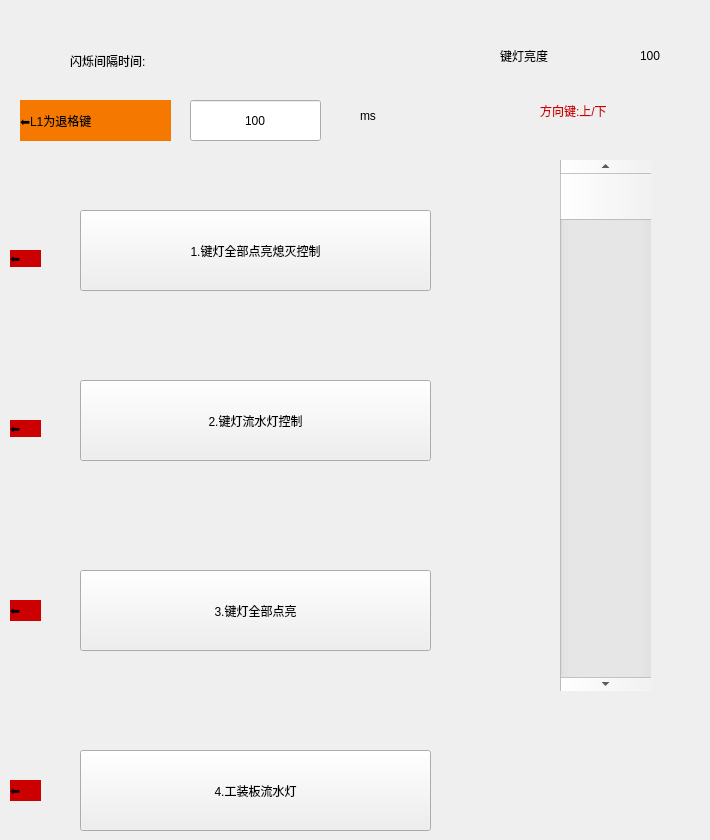
   <widget class="QWidget" name="page_6">
    <widget class="QLabel" name="label_44">
     <property name="geometry">
      <rect>
       <x>540</x>
       <y>90</y>
       <width>121</width>
       <height>41</height>
      </rect>
     </property>
     <property name="focusPolicy">
      <enum>Qt::NoFocus</enum>
     </property>
     <property name="styleSheet">
      <string notr="true">font: 15pt &quot;Ubuntu&quot;;
color: rgb(204, 0, 0);</string>
     </property>
     <property name="text">
      <string>方向键:上/下</string>
     </property>
    </widget>
    <widget class="QLabel" name="label_light_value_2">
     <property name="geometry">
      <rect>
       <x>640</x>
       <y>40</y>
       <width>61</width>
       <height>31</height>
      </rect>
     </property>
     <property name="styleSheet">
      <string notr="true">font: 20pt &quot;Ubuntu&quot;;</string>
     </property>
     <property name="text">
      <string>100</string>
     </property>
    </widget>
    <widget class="QLabel" name="label_45">
     <property name="geometry">
      <rect>
       <x>500</x>
       <y>30</y>
       <width>131</width>
       <height>51</height>
      </rect>
     </property>
     <property name="styleSheet">
      <string notr="true">font: 20pt &quot;Ubuntu&quot;;</string>
     </property>
     <property name="text">
      <string>键灯亮度</string>
     </property>
    </widget>
    <widget class="QPushButton" name="pushButton_6">
     <property name="geometry">
      <rect>
       <x>80</x>
       <y>210</y>
       <width>351</width>
       <height>81</height>
      </rect>
     </property>
     <property name="focusPolicy">
      <enum>Qt::NoFocus</enum>
     </property>
     <property name="styleSheet">
      <string notr="true">font: 20pt &quot;Ubuntu&quot;;</string>
     </property>
     <property name="text">
      <string>1.键灯全部点亮熄灭控制</string>
     </property>
    </widget>
    <widget class="QPushButton" name="pushButton_7">
     <property name="geometry">
      <rect>
       <x>80</x>
       <y>380</y>
       <width>351</width>
       <height>81</height>
      </rect>
     </property>
     <property name="focusPolicy">
      <enum>Qt::NoFocus</enum>
     </property>
     <property name="styleSheet">
      <string notr="true">font: 20pt &quot;Ubuntu&quot;;</string>
     </property>
     <property name="text">
      <string>2.键灯流水灯控制</string>
     </property>
    </widget>
    <widget class="QLabel" name="label_50">
     <property name="geometry">
      <rect>
       <x>70</x>
       <y>40</y>
       <width>201</width>
       <height>41</height>
      </rect>
     </property>
     <property name="styleSheet">
      <string notr="true">font: 20pt &quot;Ubuntu&quot;;</string>
     </property>
     <property name="text">
      <string>闪烁间隔时间:</string>
     </property>
    </widget>
    <widget class="QLineEdit" name="lineEdit_interval">
     <property name="geometry">
      <rect>
       <x>190</x>
       <y>100</y>
       <width>131</width>
       <height>41</height>
      </rect>
     </property>
     <property name="styleSheet">
      <string notr="true">font: 20pt &quot;Ubuntu&quot;;</string>
     </property>
     <property name="inputMethodHints">
      <set>Qt::ImhDigitsOnly</set>
     </property>
     <property name="text">
      <string>100</string>
     </property>
     <property name="maxLength">
      <number>10</number>
     </property>
     <property name="alignment">
      <set>Qt::AlignCenter</set>
     </property>
    </widget>
    <widget class="QLabel" name="label_51">
     <property name="geometry">
      <rect>
       <x>360</x>
       <y>100</y>
       <width>67</width>
       <height>31</height>
      </rect>
     </property>
     <property name="styleSheet">
      <string notr="true">font: 20pt &quot;Ubuntu&quot;;</string>
     </property>
     <property name="text">
      <string>ms</string>
     </property>
    </widget>
    <widget class="QPushButton" name="pushButton">
     <property name="geometry">
      <rect>
       <x>80</x>
       <y>570</y>
       <width>351</width>
       <height>81</height>
      </rect>
     </property>
     <property name="focusPolicy">
      <enum>Qt::NoFocus</enum>
     </property>
     <property name="styleSheet">
      <string notr="true">font: 20pt &quot;Ubuntu&quot;;</string>
     </property>
     <property name="text">
      <string>3.键灯全部点亮</string>
     </property>
    </widget>
    <widget class="QLabel" name="label_24">
     <property name="geometry">
      <rect>
       <x>20</x>
       <y>100</y>
       <width>151</width>
       <height>41</height>
      </rect>
     </property>
     <property name="styleSheet">
      <string notr="true">font: 57 16pt &quot;Ubuntu&quot;;
background-color: rgb(245, 121, 0);</string>
     </property>
     <property name="text">
      <string>⬅L1为退格键</string>
     </property>
    </widget>
    <widget class="QLabel" name="label_25">
     <property name="geometry">
      <rect>
       <x>10</x>
       <y>250</y>
       <width>31</width>
       <height>17</height>
      </rect>
     </property>
     <property name="styleSheet">
      <string notr="true">font: 20pt &quot;Ubuntu&quot;;
background-color: rgb(204, 0, 0);</string>
     </property>
     <property name="text">
      <string>⬅</string>
     </property>
    </widget>
    <widget class="QLabel" name="label_56">
     <property name="geometry">
      <rect>
       <x>10</x>
       <y>420</y>
       <width>31</width>
       <height>17</height>
      </rect>
     </property>
     <property name="styleSheet">
      <string notr="true">font: 20pt &quot;Ubuntu&quot;;
background-color: rgb(204, 0, 0);</string>
     </property>
     <property name="text">
      <string>⬅</string>
     </property>
    </widget>
    <widget class="QLabel" name="label_57">
     <property name="geometry">
      <rect>
       <x>10</x>
       <y>600</y>
       <width>31</width>
       <height>21</height>
      </rect>
     </property>
     <property name="styleSheet">
      <string notr="true">font: 20pt &quot;Ubuntu&quot;;
background-color: rgb(204, 0, 0);</string>
     </property>
     <property name="text">
      <string>⬅</string>
     </property>
    </widget>
    <widget class="QScrollBar" name="verticalScrollBar_lightpwm2">
     <property name="geometry">
      <rect>
       <x>560</x>
       <y>160</y>
       <width>91</width>
       <height>531</height>
      </rect>
     </property>
     <property name="minimum">
      <number>0</number>
     </property>
     <property name="maximum">
      <number>100</number>
     </property>
     <property name="singleStep">
      <number>1</number>
     </property>
     <property name="value">
      <number>100</number>
     </property>
     <property name="sliderPosition">
      <number>100</number>
     </property>
     <property name="orientation">
      <enum>Qt::Vertical</enum>
     </property>
     <property name="invertedAppearance">
      <bool>true</bool>
     </property>
    </widget>
    <widget class="QPushButton" name="pushButton_FlowLEDS">
     <property name="geometry">
      <rect>
       <x>80</x>
       <y>750</y>
       <width>351</width>
       <height>81</height>
      </rect>
     </property>
     <property name="focusPolicy">
      <enum>Qt::NoFocus</enum>
     </property>
     <property name="styleSheet">
      <string notr="true">font: 20pt &quot;Ubuntu&quot;;</string>
     </property>
     <property name="text">
      <string>4.工装板流水灯</string>
     </property>
    </widget>
    <widget class="QLabel" name="label_75">
     <property name="geometry">
      <rect>
       <x>10</x>
       <y>780</y>
       <width>31</width>
       <height>21</height>
      </rect>
     </property>
     <property name="styleSheet">
      <string notr="true">font: 20pt &quot;Ubuntu&quot;;
background-color: rgb(204, 0, 0);</string>
     </property>
     <property name="text">
      <string>⬅</string>
     </property>
    </widget>
    <zorder>label_44</zorder>
    <zorder>label_light_value_2</zorder>
    <zorder>label_45</zorder>
    <zorder>pushButton_6</zorder>
    <zorder>pushButton_7</zorder>
    <zorder>label_50</zorder>
    <zorder>lineEdit_interval</zorder>
    <zorder>label_51</zorder>
    <zorder>pushButton</zorder>
    <zorder>label_24</zorder>
    <zorder>label_25</zorder>
    <zorder>label_56</zorder>
    <zorder>label_57</zorder>
    <zorder>verticalScrollBar_lightpwm2</zorder>
    <zorder>pushButton_FlowLEDS</zorder>
    <zorder>label_75</zorder>
    <zorder>line_4</zorder>
   </widget>
